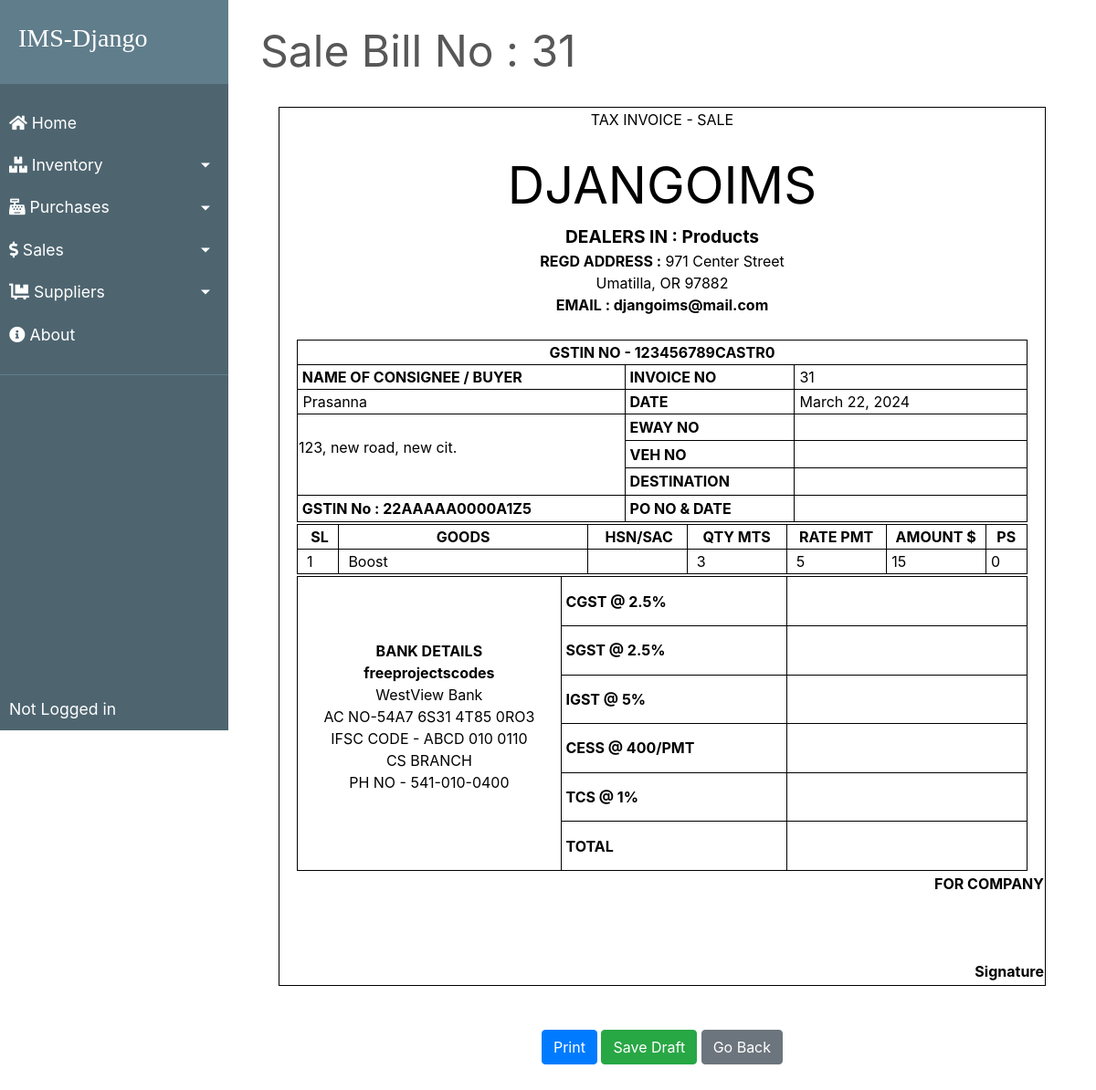
/transactions/sales/31, run on the app's committed database.
### transactions/models.py (models this page shows, shortened)
class SaleBill(models.Model):
    billno = models.AutoField(primary_key=True)
    time = models.DateTimeField(auto_now=True)
    name = models.CharField(max_length=150)
    phone = models.CharField(max_length=12)
    address = models.CharField(max_length=200)
    email = models.EmailField(max_length=254)
    gstin = models.CharField(max_length=15)

class SaleBillDetails(models.Model):
    billno = models.ForeignKey(SaleBill, on_delete=models.CASCADE, related_name='saledetailsbillno')
    eway = models.CharField(max_length=50, blank=True, null=True)
    veh = models.CharField(max_length=50, blank=True, null=True)
    destination = models.CharField(max_length=50, blank=True, null=True)
    po = models.CharField(max_length=50, blank=True, null=True)
    cgst = models.CharField(max_length=50, blank=True, null=True)
    sgst = models.CharField(max_length=50, blank=True, null=True)
    igst = models.CharField(max_length=50, blank=True, null=True)
    cess = models.CharField(max_length=50, blank=True, null=True)
    tcs = models.CharField(max_length=50, blank=True, null=True)
    total = models.CharField(max_length=50, blank=True, null=True)

class SaleItem(models.Model):
    billno = models.ForeignKey(SaleBill, on_delete=models.CASCADE, related_name='salebillno')
    stock = models.ForeignKey(Stock, on_delete=models.CASCADE, related_name='saleitem')
    quantity = models.IntegerField(default=1)
    perprice = models.IntegerField(default=1)
    totalprice = models.IntegerField(default=1)
    total_sales_value = models.IntegerField(default=0)  # New field for total sales value

### inventory/models.py (models this page shows, shortened)
class Stock(models.Model):
    id = models.AutoField(primary_key=True)
    name = models.CharField(max_length=30)
    sub_category = models.CharField(max_length=30, blank=True)  # Allow blank for non-mandatory sub_category
    quantity = models.IntegerField(default=1)
    cost = models.DecimalField(max_digits=10, decimal_places=2)
    is_deleted = models.BooleanField(default=False)
    is_selected = models.BooleanField(default=False)
    total_sales_value = models.IntegerField(default=0)
    reorder_point = models.IntegerField(default=0)
    class Meta:
        unique_together = ('name', 'sub_category')

### transactions/views.py (the view, shortened to what this page needs)
# urls.py: path("sales/<billno>", views.SaleBillView.as_view(), name="sale-bill"),
class SaleBillView(View):
    model = SaleBill
    template_name = "bill/sale_bill.html"
    bill_base = "bill/bill_base.html"
    def get(self, request, billno):
        context = {
            'bill'          : SaleBill.objects.get(billno=billno),
            'items'         : SaleItem.objects.filter(billno=billno),
            'billdetails'   : SaleBillDetails.objects.get(billno=billno),
            'bill_base'     : self.bill_base,
        }
        return render(request, self.template_name, context)

### transactions/templates/bill/sale_bill.html (shortened to what this page needs)
{% extends bill_base %}
{% load static %}
{% block content %}
    <div style="color:#575757; font-style: bold; font-size: 3rem;  border-bottom: 1px solid white;">Sale Bill No : {{ bill.billno }}</div>
    <form method="post">
        <div class="bg">
            <br>
            <div id="printArea" class="bg">
                <table class="outer-box inner-box" style="width: 840px; margin-left: auto; margin-right: auto;">
                    <tbody>
                        <tr style="height: 1px;">
                            <td> <p style="text-align: center;">TAX INVOICE - SALE</p> </td>
                        </tr>
                        <tr style="text-align: center;">
                            <td >
                                <span style="font-size: 350%;">DJANGOIMS</span> <br>
                                <span style="font-size: 120%; font-weight: bold;">DEALERS IN : Products</span> <br>
                                <span style="font-weight: bold;">REGD ADDRESS :</span> 971 Center Street<br>Umatilla, OR 97882<br>
                                <span style="font-weight: bold;">EMAIL : djangoims@mail.com</span> <br><br>
                            </td>
                        </tr>
                        <tr>
                            <td>
                            <table class="outer-box" style="width: 800px; margin-left: auto; margin-right: auto;">
                                <tbody>
                                    <tr>
                                        <td class="inner-box" style="text-align: center; font-weight: bold;" colspan="3">GSTIN NO - 123456789CASTR0</td>
                                    </tr>
                                    <tr>
                                        <td class="inner-box" style="width: 50%; font-weight: bold;">&nbsp;NAME OF CONSIGNEE / BUYER</td>
                                        <td class="inner-box" style="width: 25%; font-weight: bold;">&nbsp;INVOICE NO</td>
                                        <td class="inner-box" style="width: 25%;">&nbsp;{{ bill.billno }}</td>
                                    </tr>
                                    <tr>
                                        <td class="inner-box" style="width: 50%;">&nbsp;{{ bill.name }}</td>
                                        <td class="inner-box" style="width: 25%; font-weight: bold;">&nbsp;DATE</td>
                                        <td class="inner-box" style="width: 25%;">&nbsp;{{ bill.time.date }}</td>
                                    </tr>
                                    <tr>
                                        <td class="inner-box" style="width: 50%;" rowspan="3">{{ bill.address|linebreaks }}</td>
                                        <td class="inner-box" style="width: 25%; font-weight: bold;">&nbsp;EWAY NO</td>
                                        <td class="inner-box align-middle" style="width: 25%;"> <input type="text" name="eway" class="align-middle" style="border: 0; overflow: hidden;" value="{% if billdetails.eway %}{{ billdetails.eway }}{% endif %}"> </td>
                                    </tr>
                                    <tr>
                                        <td class="inner-box" style="width: 25%; font-weight: bold;">&nbsp;VEH NO</td>
                                        <td class="inner-box align-middle" style="width: 25%;"> <input type="text" name="veh" class="align-middle" style="border: 0; overflow: hidden;" value="{% if billdetails.veh %}{{ billdetails.veh }}{% endif %}"> </td>
                                    </tr>
                                    <tr>
                                        <td class="inner-box" style="width: 25%; font-weight: bold;">&nbsp;DESTINATION</td>
                                        <td class="inner-box align-middle" style="width: 25%;"> <input type="text" name="destination" class="align-middle" style="border: 0; overflow: hidden;" value=""> </td>
                                    </tr>
                                    <tr>
                                        <td class="inner-box" style="font-weight: bold;">&nbsp;GSTIN No : {{ bill.gstin }} </td>
                                        <td class="inner-box" style="width: 25%; font-weight: bold;">&nbsp;PO NO &amp; DATE</td>
                                        <td class="inner-box align-middle" style="width: 25%;"> <input type="text" name="po" class="align-middle" style="border: 0; overflow: hidden;" value="{% if billdetails.po %}{{ billdetails.po }}{% endif %}"> </td>
                                    </tr>
                                </tbody>
                            </table>
                            </td>
                        </tr>
                        <tr>
                            <td>
                            <table class="outer-box" style="width: 800px; margin-left: auto; margin-right: auto;">
                                <tbody>
                                    <tr>
                                        <td class="inner-box" style="width: 5%; font-weight: bold; text-align: center;">&nbsp;SL</td>
                                        <td class="inner-box" style="width: 30%; font-weight: bold; text-align: center;">GOODS</td>
                                        <td class="inner-box" style="width: 12%; font-weight: bold; text-align: center;">&nbsp;HSN/SAC</td>
                                        <td class="inner-box" style="width: 12%; font-weight: bold; text-align: center;">QTY MTS</td>
                                        <td class="inner-box" style="width: 12%; font-weight: bold; text-align: center;">RATE PMT</td>
                                        <td class="inner-box" style="width: 12%; font-weight: bold; text-align: center;">AMOUNT $</td>
                                        <td class="inner-box" style="width: 5%; font-weight: bold; text-align: center;">PS</td>
                                    </tr>
                                    {% for item in items %}
                                        <tr style="height: auto;">
                                            <td class="inner-box" style="width: 5%;">&nbsp; {{ forloop.counter }}</td>
                                            <td class="inner-box" style="width: 30%;">&nbsp; {{ item.stock.name }}</td>
                                            <td class="inner-box" style="width: 12%;"></td>
                                            <td class="inner-box" style="width: 12%;">&nbsp; {{ item.quantity }}</td>
                                            <td class="inner-box" style="width: 12%;">&nbsp; {{ item.perprice }}</td>
                                            <td class="inner-box" style="width: 12%;">&nbsp;{{ item.totalprice }}</td>
                                            <td class="inner-box" style="width: 5%;">&nbsp;0</td>
                                        </tr>
                                    {% endfor %}
                                </tbody>
                            </table>
                            </td>
                        </tr>
                        <tr>
                            <td>
                            <table class="outer-box inner-box" style="width: 800px; margin-left: auto; margin-right: auto;">
                                <tbody>
                                    <tr>
                                        <td class="inner-box" style="width: 35%; text-align: center;" rowspan="6">
                                            <p> <span style="font-weight: bold;">BANK DETAILS <br> freeprojectscodes</span> <br>
                                                WestView Bank <br> AC NO-54A7 6S31 4T85 0RO3 <br> IFSC CODE - ABCD 010 0110 <br> CS BRANCH <br> PH NO - 541-010-0400</p>
                                        </td>
                                        <td class="inner-box" style="width: 30%; font-weight: bold;">&nbsp;CGST @ 2.5%</td>
                                        <td class="inner-box align-middle" style="width: 30%;">&nbsp; <input type="text" name="cgst" class="align-middle" pattern="[0-9]+\.[0-9]+" style="border: 0; overflow: hidden;" value="{% if billdetails.cgst %}{{ billdetails.cgst }}{% endif %}"></td>
                                    </tr>
                                    <tr>
                                        <td class="inner-box" style="font-weight: bold;">&nbsp;SGST @ 2.5%</td>
                                        <td class="inner-box align-middle">&nbsp; <input type="text" name="sgst" class="align-middle" pattern="[0-9]+\.[0-9]+" style="border: 0; overflow: hidden;" value="{% if billdetails.sgst %}{{ billdetails.sgst }}{% endif %}"></td>
                                    </tr>
                                    <tr>
                                        <td class="inner-box" style="font-weight: bold;">&nbsp;IGST @ 5% </td>
                                        <td class="inner-box align-middle">&nbsp; <input type="text" name="igst" class="align-middle" pattern="[0-9]+\.[0-9]+" style="border: 0; overflow: hidden;" value="{% if billdetails.igst %}{{ billdetails.igst }}{% endif %}"></td>
                                    </tr>
                                    <tr>
                                        <td class="inner-box" style="font-weight: bold;">&nbsp;CESS @ 400/PMT </td>
                                        <td class="inner-box align-middle">&nbsp; <input type="text" name="cess" class="align-middle" pattern="[0-9]+\.[0-9]+" style="border: 0; overflow: hidden;" value="{% if billdetails.cess %}{{ billdetails.cess }}{% endif %}"></td>
                                    </tr>
                                    <tr>
                                        <td class="inner-box" style="font-weight: bold;">&nbsp;TCS @ 1%</td>
                                        <td class="inner-box align-middle">&nbsp; <input type="text" name="tcs" class="align-middle" pattern="[0-9]+\.[0-9]+" style="border: 0; overflow: hidden;" value="{% if billdetails.tcs %}{{ billdetails.tcs }}{% endif %}"></td>
                                    </tr>
                                    <tr>
                                        <td class="inner-box" style="font-weight: bold;">&nbsp;TOTAL</td>
                                        <td class="inner-box align-middle">&nbsp; <input type="text" name="total" class="align-middle" pattern="[0-9]+\.[0-9]+" style="border: 0; overflow: hidden;" value="{% if billdetails.total %}{{ billdetails.total }}{% endif %}"> </td>
                                    </tr>
                                </tbody>
                            </table>
                            </td>
                        </tr>
                        <tr>
                            <td style="text-align: right;">
                                <span style="font-weight: bold;">FOR COMPANY <br><br><br><br> Signature</span>
                            </td>
                        </tr>
                        <tr>
                            <td style="text-align: center;">
                            </td>
                        </tr>
                    </tbody>
                </table>
            </div>
        </div>
        <br><br>
        <div class="wrapper">
            <button class="center btn btn-primary" onclick="printpage('printArea')">Print</button>
            <button class="center btn btn-success" type="submit">Save Draft</button>
            <a href="{% url 'sales-list' %}" class="btn center btn-secondary">Go Back</a>
        </div>
    </form>
{% endblock %}

### homepage/static/css/main.css (style rules this page uses)
body, html { height: 100%; }
p { color: rgb(49, 49, 49); }
a { color: #55b159; }
.align-middle { text-align: center; }

### homepage/static/css/bill.css (style rules this page uses)
.outer-box { border-collapse: collapse; }
.inner-box { border: 1px solid #000; }
.wrapper { text-align: center; }
.center { position: relative; }
.bg { background-color: #fff; color: #000; }
p { background-color: #fff; color: #000; }

### data on the page
SaleBill: billno "31", name "Prasanna", time "March 22, 2024", address "123, new road, new cit.", gstin "22AAAAA0000A1Z5"
SaleItem: stock.name "Boost", quantity "3", perprice "5", totalprice "15"
